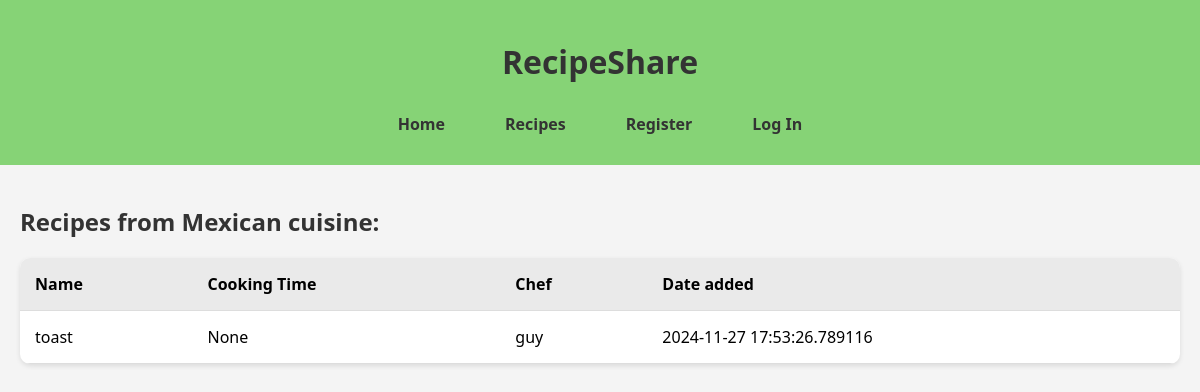
Before: /cuisine/1 with the older database file.
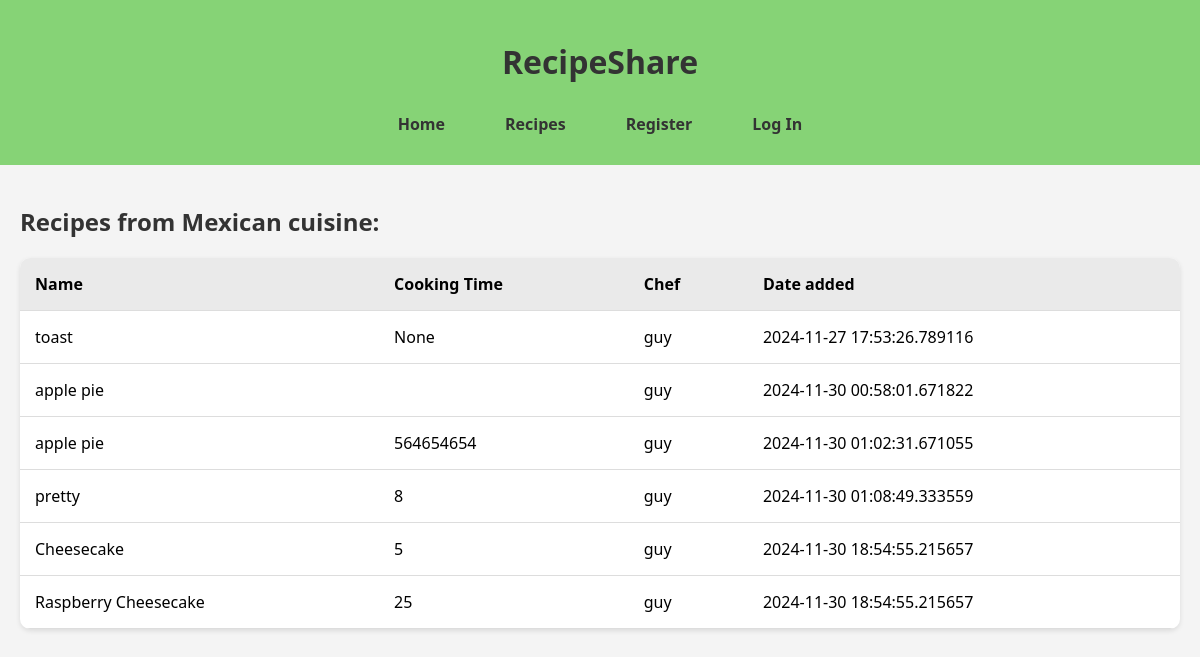
After: the same page with the newer database file.
### models.py (models this page shows, shortened)
class Cuisine(db.Model):
    __tablename__ = 'cuisines'
    cuisine_id = db.mapped_column(db.Integer, primary_key=True)
    cuisine_name = db.mapped_column(db.String(50))
    recipes = db.relationship('Recipe', back_populates='cuisine')

class Recipe(db.Model):
    __tablename__ = 'recipes'
    recipe_id = db.mapped_column(db.Integer, primary_key=True)
    recipe_name = db.mapped_column(db.String(500))
    ingredients = db.mapped_column(db.String(1000))
    method = db.mapped_column(db.String(5000))
    total_time = db.mapped_column(db.Integer)
    date_added = db.mapped_column(db.DateTime, default=datetime.now(timezone.utc))
    chef_id = db.mapped_column(db.Integer, db.ForeignKey('users.user_id'), nullable=False)
    cuisine_id = db.mapped_column(db.Integer, db.ForeignKey('cuisines.cuisine_id'), nullable=False)
    chef = db.relationship('User', back_populates='recipes')
    cuisine = db.relationship('Cuisine', back_populates='recipes')
    favorites = db.relationship('Favorite', back_populates='recipe')

class User(UserMixin, db.Model):
    __tablename__ = 'users'
    user_id = db.mapped_column(db.Integer, primary_key=True)
    username = db.mapped_column(db.String(50), unique=True)
    is_chef = db.mapped_column(db.Boolean, default=False)
    recipes = db.relationship('Recipe', back_populates='chef')
    favorites = db.relationship('Favorite', back_populates='user')

### app.py (the view)
@app.route('/cuisine/<int:cuisine_id>')
def cuisine_category(cuisine_id):
    cuisine = Cuisine.query.get_or_404(cuisine_id)
    return render_template('cuisine.html', cuisine=cuisine)

### templates/cuisine.html
{% extends 'base.html' %}
{% block content %}
    <h2>Recipes from {{cuisine.cuisine_name}} cuisine:</h2>
    <table>
        <thead>
            <tr>
                <th scope="col">Name</th>
                <th scope="col">Cooking Time</th>
                <th scope="col">Chef</th>
                <th scope="col">Date added</th>
            </tr>
        </thead>
        <tbody>
            {% for recipe in cuisine.recipes %}
            <tr>
                <td>
                    <a href="{{ url_for('recipe', recipe_id=recipe.recipe_id) }}">
                        {{recipe.recipe_name}}
                    </a>
                </td>
                <td>{{recipe.total_time}}</td>
                <td>{{recipe.chef.username}}</td>
                <td>{{recipe.date_added}}</td>
            </tr>
            {% else %}
            <tr>
                <td colspan="4">No recipes found in the {{cuisine.cuisine_name}} section</td>
            </tr>
            {% endfor %}
        </tbody>
    </table>
{% endblock %}

### templates/base.html (shortened to what this page needs)
<!DOCTYPE html>
<html lang="en">
    <head>
        <link rel="stylesheet" type="text/css" href="{{ url_for('static', filename='style.css') }}">
    </head>
    <body>
        <header>
            <h1>RecipeShare</h1>
            <nav class="navigation">
                <ul>
                    <li><a href="{{ url_for('index') }}">Home</a></li>
                    <li><a href="{{ url_for('recipe_list') }}">Recipes</a></li>
                    {% if current_user.is_authenticated %}
                        {% if current_user.is_chef %}
                            <li><a href="{{ url_for('add_recipe') }}">Add Recipe</a></li>
                        {% endif %}
                        <li><a href="{{ url_for('favorites') }}">Favorites</a></li>
                        <li><a href="{{ url_for('logout_page') }}">Log Out</a></li>
                    {% else %}
                    <li><a href="{{ url_for('register_page') }}">Register</a></li>
                    <li><a href="{{ url_for('login_page') }}">Log In</a></li>
                    {% endif %}
                </ul>
            </nav>
        </header>
        <main>
            {% block content %}{% endblock %}
        </main>
    </body>
</html>

### static/style.css (style rules this page uses)
* { box-sizing: border-box; }
body { padding: 0; font-family: 'Segoe UI', Tahoma, Geneva, Verdana, sans-serif; background-color: #f4f4f4; margin: 0px; }
h1, h2, h3, h4, h5, h6, p { margin: 20px 0; color: #333; }
header { background-color: #86d376; padding: 20px; color: #333333; text-align: center; }
nav { background-color: #86d376; }
.navigation ul { list-style: none; margin: 0; padding: 0; display: flex; justify-content: center; flex-wrap: wrap; }
nav.navigation ul li { margin: 0 15px; }
nav.navigation ul li a { text-decoration: none; color: #333; font-weight: bold; padding: 10px 15px; display: block; transition: background-color 0.3s, color 0.3s; }
main { padding: 20px; margin: 0 auto; max-width: 1200px; }
table { width: 100%; border-collapse: collapse; margin-top: 20px; background-color: #fff; border-radius: 10px; overflow: hidden; box-shadow: 0 2px 5px rgba(0,0,0,0.1); }
table th, table td { padding: 15px; text-align: left; }
table thead { background-color: #eaeaea; }
table tr { border-bottom: 1px solid #ddd; transition: background-color 0.2s; }
table a { text-decoration: none; color: inherit; }

Changed rows visible on the page:
added Recipe: recipe_name "apple pie", chef.username "guy", date_added "2024-11-30 00:58:01.671822"
added Recipe: recipe_name "apple pie", total_time "564654654", chef.username "guy", date_added "2024-11-30 01:02:31.671055"
added Recipe: recipe_name "pretty", total_time "8", chef.username "guy", date_added "2024-11-30 01:08:49.333559"
added Recipe: recipe_name "Cheesecake", total_time "5", chef.username "guy", date_added "2024-11-30 18:54:55.215657"
added Recipe: recipe_name "Raspberry Cheesecake", total_time "25", chef.username "guy", date_added "2024-11-30 18:54:55.215657"
